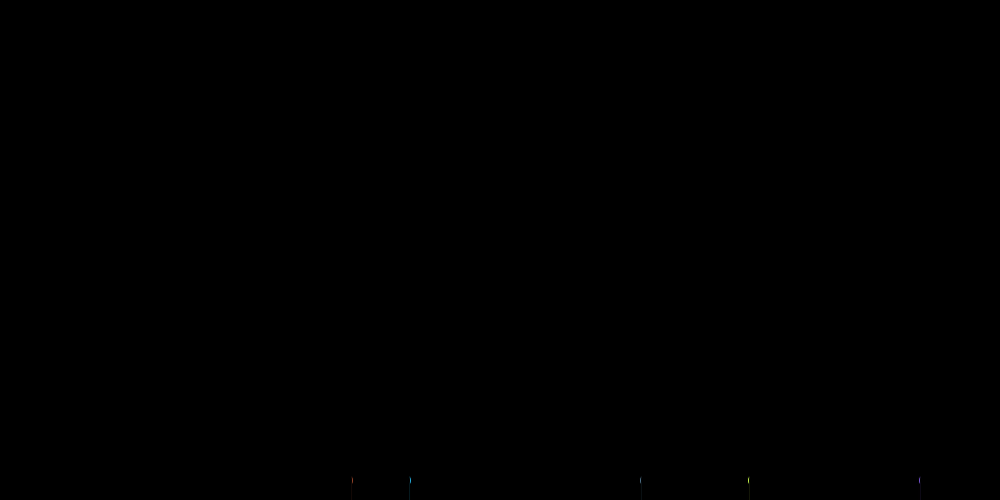
Frame 1 (no input)
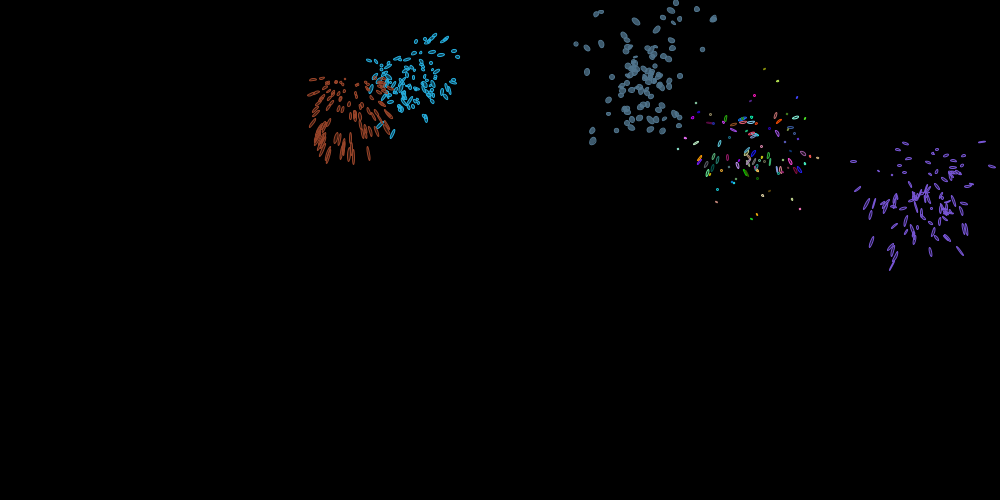
Frame 60 (the mouse pressed at the canvas centre just before this capture)
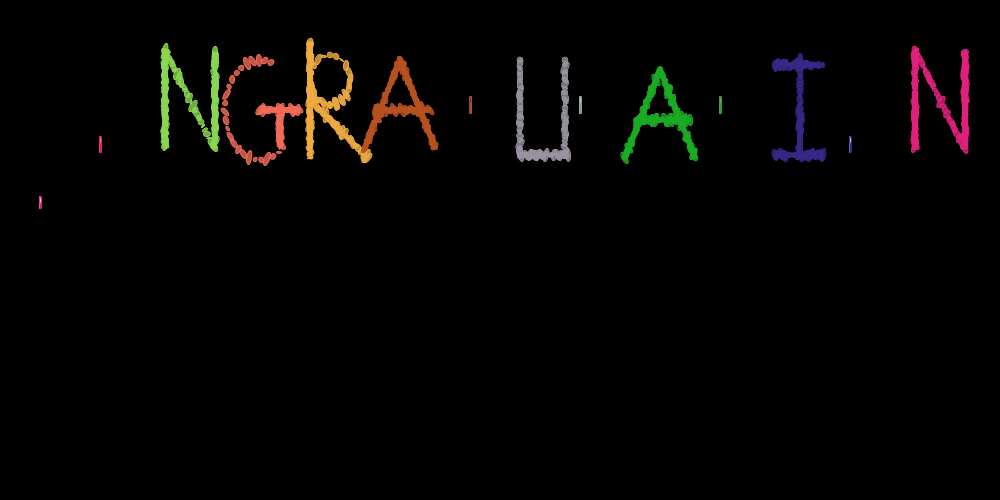
Frame 120 (the mouse held since frame 60 and released just before this capture)

The Processing sketch that drew these frames (run headless with seeded random() and noise(); from frame 60 on, the mouse is pressed at the canvas centre):

// Processing sketch: fire_work
// ── fire_work.pde
/*
Nghia Nguyen
CPE 123 - Lab 9: Firework
*/
// Base particle code for CSC 123 Lab 9

// TODO_1: add a new particle constructor that will take in a starting color for a particle
// TODO_2: add code to the Particle System to call the new Particle constructor
// TODO_3: add code so that the fire work explodes where the mouse clicks (use the existing firework, just restart a new system where the moust clicks)
// TODO_4: add code to start another firework when the old one dies
// TODO_5: add code in order to have the shading/transparency and or shape of the particle change over time
//         or depending on velocity
// TODO_6: add more then one firework

// define a particle
boolean click;
float e = 2.7182818284590452353602874713527;
class Particle 
{
   PVector loc;
   PVector vel;
   PVector accel;
   float r;
   float life;
   float origin_life;
   color pcolor;
  
   // constructor
   Particle(PVector start) 
   {
      accel = new PVector(0, 0.05); //gravity
      vel = new PVector(random(-1, 1), random(-2, 0), 0);
      pcolor = color(random(255), random(255), random(255));
      loc = start.get();  // make a COPY of the start location vector
      r = 8.0;
      life = 100;
      origin_life = life;
   }
    
   // TODO_1 define another constructor that allows a particle to start with a given color
    Particle(PVector start, color c) 
   {
      accel = new PVector(0, 0.05); //gravity
      vel = new PVector(random(-1, 1), random(-2, 0), 0);
      pcolor = c;
      loc = start.get();  // make a COPY of the start location vector
      r = 8.0;
      life = 100;
       origin_life = life;
   }
   
   //constructor with life_span
     Particle(PVector start, color c, float l) 
   {
      accel = new PVector(0, 0.05); //gravity
      vel = new PVector(random(-1, 1), random(-2, 0), 0);
      pcolor = c;
      loc = start.get();  // make a COPY of the start location vector
      r = 7.0;
      life = l;
      origin_life = life;
   }
   // what to do each frame
   void run(float choice) 
   {
    
      updateP(choice);
      renderP(choice); // render is a fancy word for draw.  :)
   }
    
   // a function to update the particle each frame
   void updateP(float choice) 
   {
     //parametric firework
      if(choice > 1 && choice <= 4 && (life %2 == 0 || life <= .85*origin_life))
      { 
        vel.add(accel);     
        loc.add(vel);
      }
      //normal firework
      if(choice <= 1)
      {
          vel.add(accel);     
          loc.add(vel);
      }
      //happy new year firework
      if(choice == 6 && life <=.8*origin_life)
      {
          vel.add(accel);     
          loc.add(vel);
      }
      // do not thing - wating for all the letters to comes up
      //change choice to 6 later on
      if(choice != 5)
          life -= 1.0;
   }
    
   // how to draw a particle
   void renderP(float choice) 
   {
      pushMatrix();
       stroke(pcolor);
       fill(pcolor, life);
       translate(loc.x, loc.y);
       //make the ellispe rotate with gravity
       rotate(vel.heading2D());
       if(life < 25.0 || (life <.9*origin_life && choice == 6))
           pcolor = color(random(255), random(255), random(255));
       if(life > 25 || choice == 6)
           ellipse(0, 0, r*vel.mag(),r*sin(life/100));
       else
           ellipse(0, 0, r*cos(life),r*sin(life/100)+PI/6);
      popMatrix();
   }
    
    // a function to test if a particle is alive
   boolean alive() 
   {
      if (life <= 0.0) 
         return false;
      return true;
   }
} //end of particle object definition

// now define a group of particles as a particleSys
class PSys
{
  
   ArrayList particles; // all the particles
   PVector source; // where all the particles emit from
   color shade; // their main color
   float explode; //store the y-location of the bullet
   float choice;
   float delay;
   // constructor
   PSys(int num, PVector init_loc) 
   {
      particles = new ArrayList();
      source = init_loc.get();  // you have to do this to set a vector equal to another vector
      shade = color(random(255), random(255), random(255));  // TODO_2 use this!
      for (int i=0; i < num; i++) 
      {
         particles.add(new Particle(source, shade));
      }
      explode = height;
   }
   //different life span
   PSys(int num, PVector init_loc, float l_span, float rad, float choice) 
   {
      this.choice = choice;
      particles = new ArrayList();
      source = init_loc.get();  // you have to do this to set a vector equal to another vector
      shade = color(random(255), random(255), random(255));  // TODO_2 use this!
      float t = PI/20;
      PVector cir = source.get();
      //use for letter
      int h=0;
      if(choice >= 2)
          rad = random(2,3);
      for (int i=0; i < num; i++) 
      {
        //normal firework
         if(choice <= 1)
             particles.add(new Particle(source, shade, l_span));
         //smiley face firework
         else if(choice <= 2)
         {
             if(i<num/2)
             {
                 cir.x = source.x + rad*cos(t);
                 cir.y = source.y + rad*sin(t);
                 t += PI/20;
             }   
             else if(i<num*.75)
             {
                 cir.x = source.x+rad/2;
                 cir.y = source.y;
             }
             else
             {
                 cir.x = source.x-rad/2;
                 cir.y = source.y;
             }
             particles.add(new Particle(cir, shade, l_span));
         }
         //heart firework
         else if(choice <=3)
         {
             cir.x = source.x + rad*(16*pow(sin(t),3));
             cir.y = source.y - rad*(13*cos(t) - 5*cos(2*t) - 2*cos(3*t) - cos(4*t));
             t += PI/20;
             rad -= .01;
             particles.add(new Particle(cir, shade, l_span));
         }
         //butterfly
         else if(choice <= 4)
         {
             cir.x = source.x + 20*(sin(t))*(pow(e,cos(t)) - 2*cos(4*t) - pow(sin(t/12),5));
             cir.y = source.y - 20*(cos(t))*(pow(e,cos(t)) - 2*cos(4*t) - pow(sin(t/12),5));
             t += PI/30;
             particles.add(new Particle(cir, shade, l_span));
         }   
      }
      explode = height;
   }
   
   PSys(int num, PVector init_loc, float l_span, float delay, int letter)
   {
      particles = new ArrayList();
      source = init_loc.get();  // you have to do this to set a vector equal to another vector
      shade = color(random(255), random(255), random(255));  // TODO_2 use this!
      PVector cir = source.get();
      this.delay = delay;
      int h=0;
      
      //set choice to 5 so life will not decrease until all the letters show up
      choice = 5;

      float t=0;
      for (int i=0; i < num; i++) 
      {
          //letter H = 1
          if(letter == 1)
          {
            //bar
            cir.x = source.x - 24 + h;
            cir.y = source.y;
            particles.add(new Particle(cir, shade, l_span));
           
            //left 
            cir.x = source.x-20;
            cir.y = source.y + h;
            particles.add(new Particle(cir, shade, l_span));
            cir.y = source.y - h;
            particles.add(new Particle(cir, shade, l_span));
            //right
            cir.x = source.x+20;
            cir.y = source.y + h;
            particles.add(new Particle(cir, shade, l_span));
            cir.y = source.y - h;
            particles.add(new Particle(cir, shade, l_span));
    
           // particles.add(new Particle(cir, shade, l_span));
          }
          //Letter A = 2
          if(letter == 2)
          {
            //bar
            if(i<.6*num)
            {  
                cir.x = source.x - 24 + h;
                cir.y = source.y+20;
                particles.add(new Particle(cir, shade, l_span));
            }  
            //left
            cir.y = source.y - 30 + h;
            cir.x = source.x + h/2.5;
            particles.add(new Particle(cir, shade, l_span));
            
            //right
            cir.y = source.y - 30 + h;
            cir.x = source.x - h/2.5;
            particles.add(new Particle(cir, shade, l_span));
            
          }
          //letter P == 3
          else if(letter == 3)
          {
              cir.x = source.x-20;
              cir.y = source.y + h;
              particles.add(new Particle(cir, shade, l_span));
              cir.y = source.y - h;
              particles.add(new Particle(cir, shade, l_span));
              cir.x = source.x + 20*cos(t);
              cir.y = source.y - 20 + 25*sin(t);
              particles.add(new Particle(cir, shade, l_span));
              t += PI/10;
              
          }
          //letter Y == 4
          else if(letter == 4)
          {
              cir.x = source.x;
              cir.y = source.y + h;
              particles.add(new Particle(cir, shade, l_span));
              cir.x = source.x-20+h/2.5;
              cir.y = source.y- 40 + h;
              particles.add(new Particle(cir, shade, l_span));
              cir.x = source.x+20-h/2.5;
              particles.add(new Particle(cir, shade, l_span));
             
          }
          //letter N == 5
          else if(letter == 5)
          {
              cir.x = source.x-25;
              cir.y = source.y + h;
              particles.add(new Particle(cir, shade, l_span));
              cir.y = source.y - h;
              particles.add(new Particle(cir, shade, l_span));
              cir.x = source.x+25;
              cir.y = source.y + h;
              particles.add(new Particle(cir, shade, l_span));
              cir.y = source.y - h;
              particles.add(new Particle(cir, shade, l_span));
              cir.x = source.x -25 + h;
              cir.y = source.y - 50 + 2*h;
              particles.add(new Particle(cir, shade, l_span));
              
          }
          //letter E == 6
          else if(letter == 6)
          {
              cir.x = source.x-25;
              cir.y = source.y + h;
              particles.add(new Particle(cir, shade, l_span));
              cir.y = source.y - h;
              particles.add(new Particle(cir, shade, l_span));
              cir.x = source.x - 25 + h;
              cir.y = source.y - 50;
              particles.add(new Particle(cir, shade, l_span));
              cir.x = source.x - 25 + h;
              cir.y = source.y;
              particles.add(new Particle(cir, shade, l_span));
              cir.x = source.x - 25 + h;
              cir.y = source.y + 50;
              particles.add(new Particle(cir, shade, l_span));
              
          }
          //letter W == 7
          else if(letter == 7)
          {
              cir.x = source.x - 25 + h/2;
              cir.y = source.y - 50 + 2*h;
              particles.add(new Particle(cir, shade, l_span));
              cir.x = source.x + 25 - h/2;
              cir.y = source.y - 50 + 2*h;
              particles.add(new Particle(cir, shade, l_span));
              cir.x = source.x + 25 + h/2;
              cir.y = source.y - 50 + 2*h;
              particles.add(new Particle(cir, shade, l_span));
              cir.x = source.x + 75 - h/2;
              cir.y = source.y - 50 + 2*h;
              particles.add(new Particle(cir, shade, l_span));
              
          }
          
          //letter R == 8
          else if(letter == 8)
          {
            //letter P
              cir.x = source.x-20;
              cir.y = source.y + h;
              particles.add(new Particle(cir, shade, l_span));
              cir.y = source.y - h;
              particles.add(new Particle(cir, shade, l_span));
              cir.x = source.x + 20*cos(t);
              cir.y = source.y - 20 + 25*sin(t);
              particles.add(new Particle(cir, shade, l_span));
              t += PI/10;
            //make  R from P
              cir.x = source.x-20 + h;
              cir.y = source.y + h;
              particles.add(new Particle(cir, shade, l_span));
              
          }
          //letter C
          else if(letter == 9) 
          {
              cir.x = source.x + 20 + 35*cos(t-PI/2.5);
              cir.y = source.y +10 + 50*sin(t-PI/2.5);
              t -= PI/18;
              particles.add(new Particle(cir, shade, l_span));
          }
          //letter O
          else if(letter == 10)
          {
              cir.x = source.x + 20 + 35*cos(t-PI/2.5);
              cir.y = source.y +10 + 50*sin(t-PI/2.5);
              t -= PI/random(8,12);
              particles.add(new Particle(cir, shade, l_span));
          }
          //letter G
          else if(letter == 11)
          {
              cir.x = source.x + 20 + 35*cos(t-PI/2.5);
              cir.y = source.y +10 + 50*sin(t-PI/2.5);
              t -= PI/18;
              particles.add(new Particle(cir, shade, l_span));
              cir.x = source.x+40;
              cir.y = source.y + 10 + h/1.3;
              particles.add(new Particle(cir, shade, l_span));
              cir.x = source.x + 20 + h/1.2;
              cir.y = source.y + 10;
              particles.add(new Particle(cir, shade, l_span));
          }
          //letter T
          else if(letter == 12)
          {
              cir.x = source.x - 30 + h*1.5;
              cir.y = source.y - 35;
              particles.add(new Particle(cir, shade, l_span));
              cir.x = source.x + 10;
              cir.y = source.y - 35 + h*2;
              particles.add(new Particle(cir, shade, l_span));
          }
          //letter L
          else if(letter == 13)
          {
              cir.x = source.x;
              cir.y = source.y - 40 + h*2;
              particles.add(new Particle(cir, shade, l_span));  
              cir.x = source.x + h;
              cir.y = source.y +55;
              particles.add(new Particle(cir, shade, l_span));
          }
          //letter U
          else if(letter == 14)
          {
              cir.x = source.x-20;
              cir.y = source.y - 40 + h*2;
              particles.add(new Particle(cir, shade, l_span));
              cir.x = source.x+25;
              cir.y = source.y - 40 + h*2;
              particles.add(new Particle(cir, shade, l_span));
              cir.x = source.x - 20 + h;
              cir.y = source.y + 55;
              particles.add(new Particle(cir, shade, l_span));
          }
          //letter I
          else if(letter == 15)
          {
              cir.x = source.x-25 + h;
              cir.y = source.y-35;
              particles.add(new Particle(cir, shade, l_span));
              cir.x = source.x-25 + h;
              cir.y = source.y+55;
              particles.add(new Particle(cir, shade, l_span));
              cir.x = source.x;
              cir.y = source.y - 40 + h*2;
              particles.add(new Particle(cir, shade, l_span));
          }
          h+=2;
      }
       explode = height;
   }
   //bullet was fired from below, and when it reachs a certain height
   //it will explode
   void bullet()
   {
       pushMatrix();
          translate(source.x, explode);
          fill(shade);
          ellipse(0,0,2,8);
       popMatrix();
   }
   // what to do each frame
   void run() 
   {
     
      // go through backwards for deletes
      for (int i=particles.size()-1; i >=0; i--) 
      {
         Particle p = (Particle)particles.get(i);
         
         //delay the time it shot up
         if(delay-- > 0)
             return;
         // update each particle per frame
         if(explode > source.y)
         {
             bullet();
             explode-=.2;
         }
         else
             p.run(choice);  //passing choice for each particles to run approtiately 
         if (!p.alive()) // what is that '!' thingy??
            particles.remove(i);
            
         //t += PI/20;
      }
   }
    
   // Is particle system still populated?
   // Maybe use this method to determine when
   // a system is dead and then start a new one. HINT HINT
   boolean dead() 
   {
      return particles.isEmpty();
   }
}

// declare a particle system
PSys[] fireW1;
int num_fire_work;
PSys[] fireW2;
int countF=0;
void setup() 
{
   size(1000, 500);
   
   // range for the alpha is 0-100
   colorMode(RGB, 255, 255, 255, 100);
   
   num_fire_work = 5;
   // start a new particle system
   fireW2 = new PSys[15];
   fireW1 = new PSys[num_fire_work];
   for(int i=0; i<num_fire_work; i++)
      fireW1[i] = new PSys(100, new PVector(random(20,width-20), random(40,height/2)),
                            random(60,120), random(30,50),random(0,4));
  
   
   frameRate(40);
   click = false;
}

void draw() 
{
   background(0);

   // run the particle system
    // TODO_4 add code to start a new particle system once the old one dies
   if(!click)
   {
       for(int i=0; i<num_fire_work; i++)
       {
         if(fireW1[i].dead())
           fireW1[i] = new PSys(100, new PVector(random(20,width-20), random(40,height/2)), 
                                random(60,120), random(30,60),random(0,4));
         fireW1[i].run(); 
       }
   } 
   
   //draw happy new year
   if(click)
   {
     countF++;
     for(int i=0; i<14; i++)
         fireW2[i].run();  
    
     if(countF > 80)
     {
       //after all the letters show up - change choice to 6
         for(int i=0; i<14; i++)
           fireW2[i].choice = 6;
     }
     //the last letter is dead - set click to false and go back to orignal firework
     if(fireW2[13].dead())
          click = false;
     
   }
   
}

// TODO_3 add a mouse click function
void mousePressed()
{
    countF = 0;
    click = true;
    float life = 80;
    //Create each letter separately
    fireW2[0] = new PSys(25, new PVector(40,100), life, //C
                      0, 9);
    fireW2[1] = new PSys(45, new PVector(100,90), life, //O
                      20, 10); 
    fireW2[2] = new PSys(25, new PVector(190,100), life, //N
                      20, 5); 
    fireW2[3] = new PSys(25, new PVector(240,100), life, //G
                      20, 11);
    fireW2[4] = new PSys(30, new PVector(330,100), life, //R
                      20, 8);
    fireW2[5] = new PSys(45, new PVector(400,90), life, //A
                      20, 2);
    fireW2[6] = new PSys(25, new PVector(470,100), life, //T
                      20, 12);
    fireW2[7] = new PSys(25, new PVector(540,100), life, //U
                      20, 14);
    fireW2[8] = new PSys(25, new PVector(580,100), life, //L
                      20, 13);
    fireW2[9] = new PSys(45, new PVector(660,100), life, //A
                      20, 2);
    fireW2[10] = new PSys(25, new PVector(720,100), life, //T
                      20, 12);
    fireW2[11] = new PSys(25, new PVector(800,100), life, //I
                      20, 15);
    fireW2[12] = new PSys(45, new PVector(850,100), life, //O
                      20, 10);
    fireW2[13] = new PSys(25, new PVector(940,100), life, //N
                      20, 5);                  
         
     //reset fireW1
     //change the num of firework to 15 - more firework after happy new year
     num_fire_work = 10;
     fireW1 = new PSys[num_fire_work];
     for(int i=0; i<num_fire_work; i++)
          fireW1[i] = new PSys(100, new PVector(random(20,width-20), random(40,height/2)), 
                                random(60,120), random(30,60),random(0,4));
         
       
}
